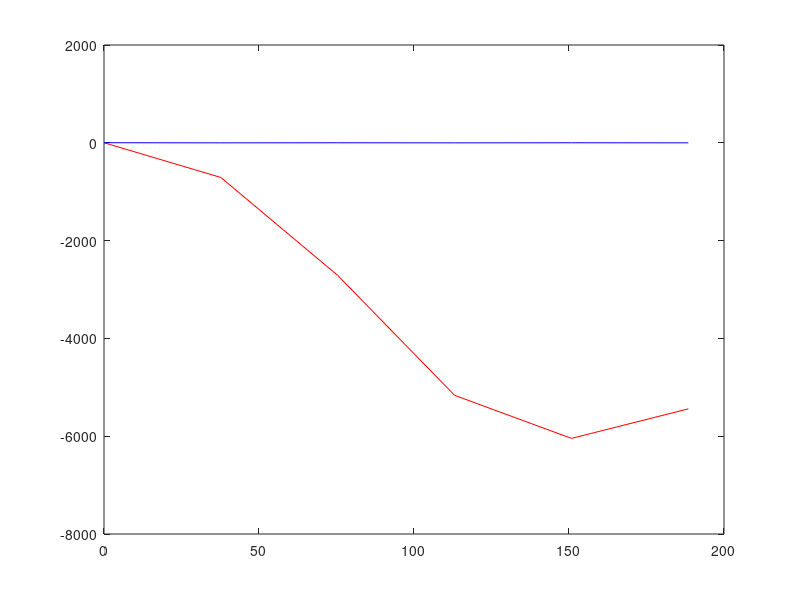

MATLAB code for this plot:
clear; clc; close all;

% Set initial frequency
w0 = 1;

% Set final time to be 30 periods out and get step size
tfinal=2 * pi / w0 * 30;

N = input('Input the number of steps to be taken: ')
tao = tfinal / N ;
t = linspace(0, tfinal, N + 1)
theta = zeros(1, N + 1);
omega = zeros(1, N + 1);

theta(1) = pi / 2;
omega(1) = 0;

for n=1:N
	% Compute 1/2 steps (predictor step)
	theta_half = theta(n) + omega(n) * tao * .5;
	omega_half = omega(n) - w0.^2 .* sin(theta(n)) * tao * .5 ;
	
	% Compute full steps (corrector step)
	theta(n + 1) = theta(n) + omega_half * tao;  % TODO: This is wrong
	omega(n + 1) = omega(n) - w0.^2 .* sin(theta_half) * tao;  % TODO: This is wrong
end

real_ans = pi * w0 ./ (2 * ellipke(sin(theta / 2) .^2));

plot(t, theta, 'r-', t, max(theta) * cos(t .* real_ans), 'b-');  % TODO: This looks funny
